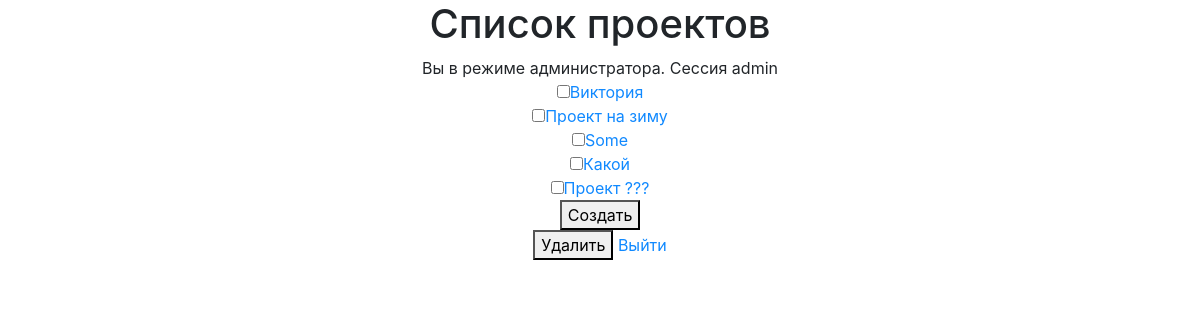
Screenshot of /project_list/project_list.php (signed in) with the database file from the repository.
### tables this page shows
CREATE TABLE `projects` (
  `id` int NOT NULL,
  `project_name` varchar(50) NOT NULL,
  `Description` varchar(2000) NOT NULL,
  `image` varchar(1024) DEFAULT NULL
);

### project_list/project_list.php (the view, shortened to what this page needs)
<?php
require_once '../functions/connect.php';
?>
<!DOCTYPE html>
<html>
<head>
    <link rel="stylesheet" href="css/bootstrap.min.css">
</head>
<body>
<div style="text-align: center">
    <h1>Список проектов</h1>
    <?php
    if (!empty($_SESSION["login"])):
        echo "Вы в режиме администратора. Сессия ".$_SESSION['login'];
        $sql=$pdo->prepare("select * from projects");
        $sql->execute();
        $projects=$sql->fetchAll(PDO::FETCH_OBJ);
        foreach ($projects as $project) {
            echo '<br><input type="checkbox" name="some_project" id="some_project" data-project-id="'.$project->id.'"><a href="/functions/edit_project.php?id='.$project->id.'">'.$project->project_name.'</a>';
        }
        ?>
        <br><form action="/functions/add_project.php" method="post"><button id="createButton">Создать</button></form>
        <button id="deleteButton">Удалить</button>
        <a href="/logout.php">Выйти</a>
    <?php else:
        echo '<h2>Давайте жить дружно, хацкеры)</h2>';
        echo '<a href="/">На главную</a>';
    endif; ?>
</div>
</body>
</html>

### project_list/project_list.php (style rules this page uses)
body { background: url("https://catherineasquithgallery.com/uploads/posts/2021-02/1614533962_50-p-belii-fon-bumaga-59.jpg") no-repeat center center fixed; background-size: cover; }

### rows the page displays
projects: project_name "Виктория"
projects: project_name "Проект на зиму"
projects: project_name "Some"
projects: project_name "Какой"
projects: project_name "Проект ???"

### other values shown
$_SESSION['login'] "admin"
